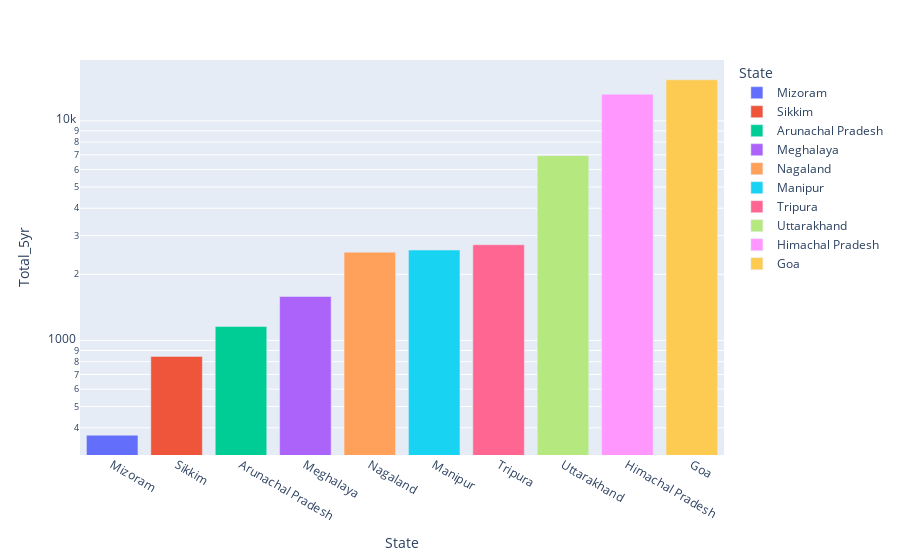

The code cell stored with this chart in its notebook:
### Markdown cell above
## safest 10 states

### Code cell
least_10 = df_states['Total_5yr'].sort_values().head(10)
px.bar(least_10.reset_index(), x='State', y='Total_5yr', color='State', log_y=True)

### Figure 1 — Plotly figure (JSON) as saved in the notebook; plotly's stock layout.template omitted (floating-point values rounded to 4 significant figures)
{"data": [{"hovertemplate": "State=%{x}<br>Total_5yr=%{y}<extra></extra>", "legendgroup": "Mizoram", "marker": {"color": "#636efa", "pattern": {"shape": ""}}, "name": "Mizoram", "orientation": "v", "showlegend": true, "textposition": "auto", "type": "bar", "x": ["Mizoram"], "xaxis": "x", "y": [370], "yaxis": "y"}, {"hovertemplate": "State=%{x}<br>Total_5yr=%{y}<extra></extra>", "legendgroup": "Sikkim", "marker": {"color": "#EF553B", "pattern": {"shape": ""}}, "name": "Sikkim", "orientation": "v", "showlegend": true, "textposition": "auto", "type": "bar", "x": ["Sikkim"], "xaxis": "x", "y": [846], "yaxis": "y"}, {"hovertemplate": "State=%{x}<br>Total_5yr=%{y}<extra></extra>", "legendgroup": "Arunachal Pradesh", "marker": {"color": "#00cc96", "pattern": {"shape": ""}}, "name": "Arunachal Pradesh", "orientation": "v", "showlegend": true, "textposition": "auto", "type": "bar", "x": ["Arunachal Pradesh"], "xaxis": "x", "y": [1158], "yaxis": "y"}, {"hovertemplate": "State=%{x}<br>Total_5yr=%{y}<extra></extra>", "legendgroup": "Meghalaya", "marker": {"color": "#ab63fa", "pattern": {"shape": ""}}, "name": "Meghalaya", "orientation": "v", "showlegend": true, "textposition": "auto", "type": "bar", "x": ["Meghalaya"], "xaxis": "x", "y": [1586], "yaxis": "y"}, {"hovertemplate": "State=%{x}<br>Total_5yr=%{y}<extra></extra>", "legendgroup": "Nagaland", "marker": {"color": "#FFA15A", "pattern": {"shape": ""}}, "name": "Nagaland", "orientation": "v", "showlegend": true, "textposition": "auto", "type": "bar", "x": ["Nagaland"], "xaxis": "x", "y": [2523], "yaxis": "y"}, {"hovertemplate": "State=%{x}<br>Total_5yr=%{y}<extra></extra>", "legendgroup": "Manipur", "marker": {"color": "#19d3f3", "pattern": {"shape": ""}}, "name": "Manipur", "orientation": "v", "showlegend": true, "textposition": "auto", "type": "bar", "x": ["Manipur"], "xaxis": "x", "y": [2579], "yaxis": "y"}, {"hovertemplate": "State=%{x}<br>Total_5yr=%{y}<extra></extra>", "legendgroup": "Tripura", "marker": {"color": "#FF6692", "pattern": {"shape": ""}}, "name": "Tripura", "orientation": "v", "showlegend": true, "textposition": "auto", "type": "bar", "x": ["Tripura"], "xaxis": "x", "y": [2727], "yaxis": "y"}, {"hovertemplate": "State=%{x}<br>Total_5yr=%{y}<extra></extra>", "legendgroup": "Uttarakhand", "marker": {"color": "#B6E880", "pattern": {"shape": ""}}, "name": "Uttarakhand", "orientation": "v", "showlegend": true, "textposition": "auto", "type": "bar", "x": ["Uttarakhand"], "xaxis": "x", "y": [6940], "yaxis": "y"}, {"hovertemplate": "State=%{x}<br>Total_5yr=%{y}<extra></extra>", "legendgroup": "Himachal Pradesh", "marker": {"color": "#FF97FF", "pattern": {"shape": ""}}, "name": "Himachal Pradesh", "orientation": "v", "showlegend": true, "textposition": "auto", "type": "bar", "x": ["Himachal Pradesh"], "xaxis": "x", "y": [13223], "yaxis": "y"}, {"hovertemplate": "State=%{x}<br>Total_5yr=%{y}<extra></extra>", "legendgroup": "Goa", "marker": {"color": "#FECB52", "pattern": {"shape": ""}}, "name": "Goa", "orientation": "v", "showlegend": true, "textposition": "auto", "type": "bar", "x": ["Goa"], "xaxis": "x", "y": [15384], "yaxis": "y"}], "layout": {"barmode": "relative", "legend": {"title": {"text": "State"}, "tracegroupgap": 0}, "margin": {"t": 60}, "xaxis": {"anchor": "y", "categoryarray": ["Mizoram", "Sikkim", "Arunachal Pradesh", "Meghalaya", "Nagaland", "Manipur", "Tripura", "Uttarakhand", "Himachal Pradesh", "Goa"], "categoryorder": "array", "domain": [0, 1], "title": {"text": "State"}}, "yaxis": {"anchor": "x", "domain": [0, 1], "title": {"text": "Total_5yr"}, "type": "log"}}}
